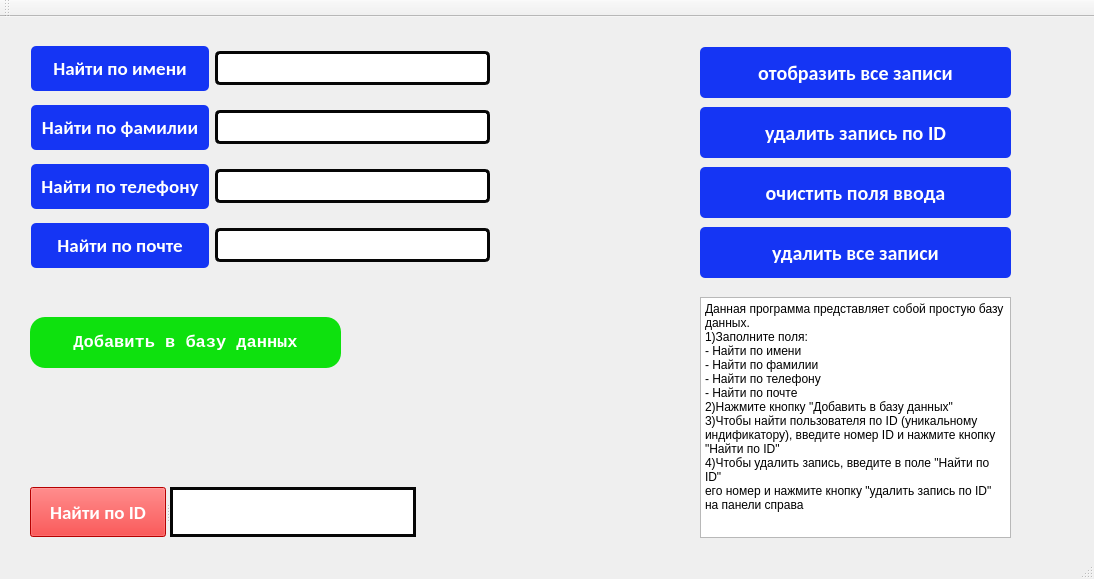
<?xml version="1.0" encoding="UTF-8"?>
<ui version="4.0">
 <class>QtSQLProjectClass</class>
 <widget class="QMainWindow" name="QtSQLProjectClass">
  <property name="geometry">
   <rect>
    <x>0</x>
    <y>0</y>
    <width>1094</width>
    <height>579</height>
   </rect>
  </property>
  <property name="font">
   <font>
    <weight>50</weight>
    <italic>false</italic>
    <bold>false</bold>
   </font>
  </property>
  <property name="windowTitle">
   <string>Учетная база данных</string>
  </property>
  <property name="styleSheet">
   <string notr="true"/>
  </property>
  <widget class="QWidget" name="centralWidget">
   <widget class="QPushButton" name="pushButton_2">
    <property name="geometry">
     <rect>
      <x>30</x>
      <y>300</y>
      <width>311</width>
      <height>51</height>
     </rect>
    </property>
    <property name="font">
     <font>
      <family>Courier</family>
      <pointsize>13</pointsize>
      <weight>75</weight>
      <bold>true</bold>
     </font>
    </property>
    <property name="cursor">
     <cursorShape>PointingHandCursor</cursorShape>
    </property>
    <property name="styleSheet">
     <string notr="true">QPushButton
{
background: #0ee10e;
    color: #fff; 
    padding: 10px; 
    border-radius: 15px;
}
QPushButton:hover:!pressed {  
border: 3px solid  #060606 ;      }</string>
    </property>
    <property name="text">
     <string>Добавить в базу данных</string>
    </property>
    <property name="autoRepeat">
     <bool>false</bool>
    </property>
   </widget>
   <widget class="QWidget" name="layoutWidget">
    <property name="geometry">
     <rect>
      <x>20</x>
      <y>10</y>
      <width>481</width>
      <height>261</height>
     </rect>
    </property>
    <property name="font">
     <font>
      <pointsize>15</pointsize>
     </font>
    </property>
    <layout class="QGridLayout" name="gridLayout">
     <item row="7" column="0">
      <widget class="QPushButton" name="email_obj">
       <property name="font">
        <font>
         <family>Calibri</family>
         <pointsize>14</pointsize>
         <weight>75</weight>
         <italic>false</italic>
         <bold>true</bold>
        </font>
       </property>
       <property name="cursor">
        <cursorShape>PointingHandCursor</cursorShape>
       </property>
       <property name="styleSheet">
        <string notr="true">QPushButton {
    background: #1535f4;
    color: #fff; 
    padding: 10px; 
    border-radius: 5px;
  
   }
 QPushButton:hover:!pressed {  background: #fa0707;
border: 3px solid  #060606 ;      }</string>
       </property>
       <property name="text">
        <string>Найти по почте</string>
       </property>
      </widget>
     </item>
     <item row="4" column="1">
      <widget class="QLineEdit" name="surnameEdit">
       <property name="font">
        <font>
         <pointsize>17</pointsize>
         <weight>50</weight>
         <bold>false</bold>
        </font>
       </property>
       <property name="styleSheet">
        <string notr="true">QLineEdit

{
border-radius: 5px; 
border: 3px solid  #060606 ;
background:white;
}</string>
       </property>
       <property name="text">
        <string/>
       </property>
      </widget>
     </item>
     <item row="2" column="0">
      <widget class="QPushButton" name="name_obj">
       <property name="font">
        <font>
         <family>Calibri</family>
         <pointsize>14</pointsize>
         <weight>75</weight>
         <italic>false</italic>
         <bold>true</bold>
        </font>
       </property>
       <property name="cursor">
        <cursorShape>PointingHandCursor</cursorShape>
       </property>
       <property name="styleSheet">
        <string notr="true">QPushButton {
    background: #1535f4;
    color: #fff; 
    padding: 10px; 
    border-radius: 5px;
  
   }
 QPushButton:hover:!pressed {  background: #fa0707;
border: 3px solid  #060606 ;      }</string>
       </property>
       <property name="text">
        <string>Найти по имени</string>
       </property>
      </widget>
     </item>
     <item row="5" column="1">
      <widget class="QLineEdit" name="phoneEdit">
       <property name="font">
        <font>
         <pointsize>17</pointsize>
         <weight>50</weight>
         <bold>false</bold>
        </font>
       </property>
       <property name="styleSheet">
        <string notr="true">QLineEdit

{
border-radius: 5px; 
border: 3px solid  #060606 ;
background:white;
}</string>
       </property>
      </widget>
     </item>
     <item row="4" column="0">
      <widget class="QPushButton" name="surname_obj">
       <property name="font">
        <font>
         <family>Calibri</family>
         <pointsize>14</pointsize>
         <weight>75</weight>
         <italic>false</italic>
         <bold>true</bold>
        </font>
       </property>
       <property name="cursor">
        <cursorShape>PointingHandCursor</cursorShape>
       </property>
       <property name="styleSheet">
        <string notr="true">QPushButton {
    background: #1535f4;
    color: #fff; 
    padding: 10px; 
    border-radius: 5px;
  
   }
 QPushButton:hover:!pressed {  background: #fa0707;
border: 3px solid  #060606 ;      }</string>
       </property>
       <property name="text">
        <string>Найти по фамилии</string>
       </property>
      </widget>
     </item>
     <item row="2" column="1">
      <widget class="QLineEdit" name="nameEdit">
       <property name="font">
        <font>
         <pointsize>17</pointsize>
         <weight>50</weight>
         <bold>false</bold>
        </font>
       </property>
       <property name="styleSheet">
        <string notr="true">QLineEdit

{
border-radius: 5px; 
border: 3px solid  #060606 ;
background:white;
}</string>
       </property>
      </widget>
     </item>
     <item row="7" column="1">
      <widget class="QLineEdit" name="emailEdit">
       <property name="font">
        <font>
         <pointsize>17</pointsize>
         <weight>50</weight>
         <bold>false</bold>
        </font>
       </property>
       <property name="styleSheet">
        <string notr="true">QLineEdit

{
border-radius: 5px; 
border: 3px solid  #060606 ;
background:white;
}</string>
       </property>
      </widget>
     </item>
     <item row="5" column="0">
      <widget class="QPushButton" name="phone_obj">
       <property name="font">
        <font>
         <family>Calibri</family>
         <pointsize>14</pointsize>
         <weight>75</weight>
         <italic>false</italic>
         <bold>true</bold>
        </font>
       </property>
       <property name="cursor">
        <cursorShape>PointingHandCursor</cursorShape>
       </property>
       <property name="styleSheet">
        <string notr="true">QPushButton {
    background: #1535f4;
    color: #fff; 
    padding: 10px; 
    border-radius: 5px;
  
   }
 QPushButton:hover:!pressed {  background: #fa0707;
border: 3px solid  #060606 ;      }</string>
       </property>
       <property name="text">
        <string>Найти по телефону</string>
       </property>
      </widget>
     </item>
    </layout>
   </widget>
   <widget class="QPushButton" name="pushButton_6">
    <property name="geometry">
     <rect>
      <x>700</x>
      <y>150</y>
      <width>311</width>
      <height>51</height>
     </rect>
    </property>
    <property name="font">
     <font>
      <family>Calibri</family>
      <pointsize>15</pointsize>
      <weight>75</weight>
      <bold>true</bold>
     </font>
    </property>
    <property name="cursor">
     <cursorShape>PointingHandCursor</cursorShape>
    </property>
    <property name="styleSheet">
     <string notr="true">
QPushButton {
	border-color: rgb(0, 255, 0);
    background: #1535f4;
    color: #fff; 
    padding: 10px; 
    border-radius: 5px;
  

   }
 QPushButton:hover:!pressed {  background: #fa0707;
border: 3px solid  #060606 ;      }</string>
    </property>
    <property name="text">
     <string>очистить поля ввода</string>
    </property>
   </widget>
   <widget class="QPushButton" name="pushButton">
    <property name="geometry">
     <rect>
      <x>700</x>
      <y>90</y>
      <width>311</width>
      <height>51</height>
     </rect>
    </property>
    <property name="font">
     <font>
      <family>Calibri</family>
      <pointsize>15</pointsize>
      <weight>75</weight>
      <bold>true</bold>
     </font>
    </property>
    <property name="cursor">
     <cursorShape>PointingHandCursor</cursorShape>
    </property>
    <property name="styleSheet">
     <string notr="true">
QPushButton {
	border-color: rgb(0, 255, 0);
    background: #1535f4;
    color: #fff; 
    padding: 10px; 
    border-radius: 5px;
  

   }
 QPushButton:hover:!pressed {  background: #fa0707;
border: 3px solid  #060606 ;      }</string>
    </property>
    <property name="text">
     <string>удалить запись по ID</string>
    </property>
   </widget>
   <widget class="QPushButton" name="pushButton_4">
    <property name="geometry">
     <rect>
      <x>700</x>
      <y>30</y>
      <width>311</width>
      <height>51</height>
     </rect>
    </property>
    <property name="font">
     <font>
      <family>Calibri</family>
      <pointsize>15</pointsize>
      <weight>75</weight>
      <bold>true</bold>
     </font>
    </property>
    <property name="cursor">
     <cursorShape>PointingHandCursor</cursorShape>
    </property>
    <property name="styleSheet">
     <string notr="true">
QPushButton {
	border-color: rgb(0, 255, 0);
    background: #1535f4;
    color: #fff; 
    padding: 10px; 
    border-radius: 5px;
  

   }
 QPushButton:hover:!pressed {  background: #fa0707;
border: 3px solid  #060606 ;      }</string>
    </property>
    <property name="text">
     <string>отобразить все записи</string>
    </property>
   </widget>
   <widget class="QPushButton" name="pushButton_3">
    <property name="geometry">
     <rect>
      <x>700</x>
      <y>210</y>
      <width>311</width>
      <height>51</height>
     </rect>
    </property>
    <property name="font">
     <font>
      <family>Calibri</family>
      <pointsize>15</pointsize>
      <weight>75</weight>
      <bold>true</bold>
     </font>
    </property>
    <property name="cursor">
     <cursorShape>PointingHandCursor</cursorShape>
    </property>
    <property name="styleSheet">
     <string notr="true">
QPushButton {
	border-color: rgb(0, 255, 0);
    background: #1535f4;
    color: #fff; 
    padding: 10px; 
    border-radius: 5px;
  

   }
 QPushButton:hover:!pressed {  background: #fa0707;
border: 3px solid  #060606 ;      }</string>
    </property>
    <property name="text">
     <string>удалить все записи</string>
    </property>
   </widget>
   <widget class="QSplitter" name="splitter">
    <property name="geometry">
     <rect>
      <x>30</x>
      <y>470</y>
      <width>386</width>
      <height>50</height>
     </rect>
    </property>
    <property name="orientation">
     <enum>Qt::Horizontal</enum>
    </property>
    <widget class="QPushButton" name="id_obj">
     <property name="font">
      <font>
       <family>Calibri</family>
       <pointsize>14</pointsize>
       <weight>75</weight>
       <italic>false</italic>
       <bold>true</bold>
       <strikeout>false</strikeout>
      </font>
     </property>
     <property name="cursor">
      <cursorShape>PointingHandCursor</cursorShape>
     </property>
     <property name="autoFillBackground">
      <bool>false</bool>
     </property>
     <property name="styleSheet">
      <string notr="true">QPushButton {
    background: red;
    color: #fff; 
    padding: 10px; 
  
  
   }
 QPushButton:hover:!pressed {  background: #fa0707;
border: 3px solid  #060606 ;      }</string>
     </property>
     <property name="text">
      <string>Найти по ID</string>
     </property>
    </widget>
    <widget class="QLineEdit" name="idEdit">
     <property name="font">
      <font>
       <pointsize>17</pointsize>
       <weight>50</weight>
       <bold>false</bold>
      </font>
     </property>
     <property name="styleSheet">
      <string notr="true">QLineEdit

{ 
border: 3px solid  #060606 ;
background:white;
}</string>
     </property>
     <property name="text">
      <string/>
     </property>
    </widget>
   </widget>
   <widget class="QTextBrowser" name="textBrowser">
    <property name="geometry">
     <rect>
      <x>700</x>
      <y>280</y>
      <width>311</width>
      <height>241</height>
     </rect>
    </property>
    <property name="styleSheet">
     <string notr="true">textBrowser
{
color:rgb(255, 255, 255);
}</string>
    </property>
    <property name="html">
     <string>&lt;!DOCTYPE HTML PUBLIC &quot;-//W3C//DTD HTML 4.0//EN&quot; &quot;http://www.w3.org/TR/REC-html40/strict.dtd&quot;&gt;
&lt;html&gt;&lt;head&gt;&lt;meta name=&quot;qrichtext&quot; content=&quot;1&quot; /&gt;&lt;style type=&quot;text/css&quot;&gt;
p, li { white-space: pre-wrap; }
&lt;/style&gt;&lt;/head&gt;&lt;body style=&quot; font-family:'MS Shell Dlg 2'; font-size:7.8pt; font-weight:400; font-style:normal;&quot;&gt;
&lt;p style=&quot; margin-top:0px; margin-bottom:0px; margin-left:0px; margin-right:0px; -qt-block-indent:0; text-indent:0px;&quot;&gt;&lt;span style=&quot; font-size:9pt;&quot;&gt;Данная программа представляет собой простую базу данных.&lt;/span&gt;&lt;/p&gt;
&lt;p style=&quot; margin-top:0px; margin-bottom:0px; margin-left:0px; margin-right:0px; -qt-block-indent:0; text-indent:0px;&quot;&gt;&lt;span style=&quot; font-size:9pt;&quot;&gt;1)Заполните поля:&lt;/span&gt;&lt;/p&gt;
&lt;p style=&quot; margin-top:0px; margin-bottom:0px; margin-left:0px; margin-right:0px; -qt-block-indent:0; text-indent:0px;&quot;&gt;&lt;span style=&quot; font-size:9pt;&quot;&gt;- Найти по имени&lt;/span&gt;&lt;/p&gt;
&lt;p style=&quot; margin-top:0px; margin-bottom:0px; margin-left:0px; margin-right:0px; -qt-block-indent:0; text-indent:0px;&quot;&gt;&lt;span style=&quot; font-size:9pt;&quot;&gt;- Найти по фамилии&lt;/span&gt;&lt;/p&gt;
&lt;p style=&quot; margin-top:0px; margin-bottom:0px; margin-left:0px; margin-right:0px; -qt-block-indent:0; text-indent:0px;&quot;&gt;&lt;span style=&quot; font-size:9pt;&quot;&gt;- Найти по телефону&lt;/span&gt;&lt;/p&gt;
&lt;p style=&quot; margin-top:0px; margin-bottom:0px; margin-left:0px; margin-right:0px; -qt-block-indent:0; text-indent:0px;&quot;&gt;&lt;span style=&quot; font-size:9pt;&quot;&gt;- Найти по почте&lt;/span&gt;&lt;/p&gt;
&lt;p style=&quot; margin-top:0px; margin-bottom:0px; margin-left:0px; margin-right:0px; -qt-block-indent:0; text-indent:0px;&quot;&gt;&lt;span style=&quot; font-size:9pt;&quot;&gt;2)Нажмите кнопку &amp;quot;Добавить в базу данных&amp;quot;&lt;/span&gt;&lt;/p&gt;
&lt;p style=&quot; margin-top:0px; margin-bottom:0px; margin-left:0px; margin-right:0px; -qt-block-indent:0; text-indent:0px;&quot;&gt;&lt;span style=&quot; font-size:9pt;&quot;&gt;3)Чтобы найти пользователя по ID (уникальному индификатору), введите номер ID и нажмите кнопку &amp;quot;Найти по ID&amp;quot;&lt;/span&gt;&lt;/p&gt;
&lt;p style=&quot; margin-top:0px; margin-bottom:0px; margin-left:0px; margin-right:0px; -qt-block-indent:0; text-indent:0px;&quot;&gt;&lt;span style=&quot; font-size:9pt;&quot;&gt;4)Чтобы удалить запись, введите в поле &amp;quot;Найти по ID&amp;quot;&lt;/span&gt;&lt;/p&gt;
&lt;p style=&quot; margin-top:0px; margin-bottom:0px; margin-left:0px; margin-right:0px; -qt-block-indent:0; text-indent:0px;&quot;&gt;&lt;span style=&quot; font-size:9pt;&quot;&gt;его номер и нажмите кнопку &amp;quot;удалить запись по ID&amp;quot; на панели справа&lt;/span&gt;&lt;/p&gt;
&lt;p style=&quot;-qt-paragraph-type:empty; margin-top:0px; margin-bottom:0px; margin-left:0px; margin-right:0px; -qt-block-indent:0; text-indent:0px; font-size:9pt;&quot;&gt;&lt;br /&gt;&lt;/p&gt;&lt;/body&gt;&lt;/html&gt;</string>
    </property>
   </widget>
   <zorder>splitter</zorder>
   <zorder>pushButton</zorder>
   <zorder>pushButton_4</zorder>
   <zorder>pushButton_3</zorder>
   <zorder>pushButton_2</zorder>
   <zorder>layoutWidget</zorder>
   <zorder>pushButton_6</zorder>
   <zorder>textBrowser</zorder>
  </widget>
  <widget class="QToolBar" name="mainToolBar">
   <attribute name="toolBarArea">
    <enum>TopToolBarArea</enum>
   </attribute>
   <attribute name="toolBarBreak">
    <bool>false</bool>
   </attribute>
  </widget>
  <widget class="QStatusBar" name="statusBar"/>
 </widget>
 <layoutdefault spacing="6" margin="11"/>
 <tabstops>
  <tabstop>name_obj</tabstop>
  <tabstop>surname_obj</tabstop>
  <tabstop>phone_obj</tabstop>
  <tabstop>email_obj</tabstop>
  <tabstop>pushButton_2</tabstop>
  <tabstop>pushButton_4</tabstop>
  <tabstop>pushButton</tabstop>
  <tabstop>pushButton_6</tabstop>
  <tabstop>pushButton_3</tabstop>
  <tabstop>id_obj</tabstop>
  <tabstop>nameEdit</tabstop>
  <tabstop>surnameEdit</tabstop>
  <tabstop>phoneEdit</tabstop>
  <tabstop>emailEdit</tabstop>
  <tabstop>idEdit</tabstop>
  <tabstop>textBrowser</tabstop>
 </tabstops>
 <resources>
  <include location="QtSQLProject.qrc"/>
 </resources>
 <connections/>
</ui>
